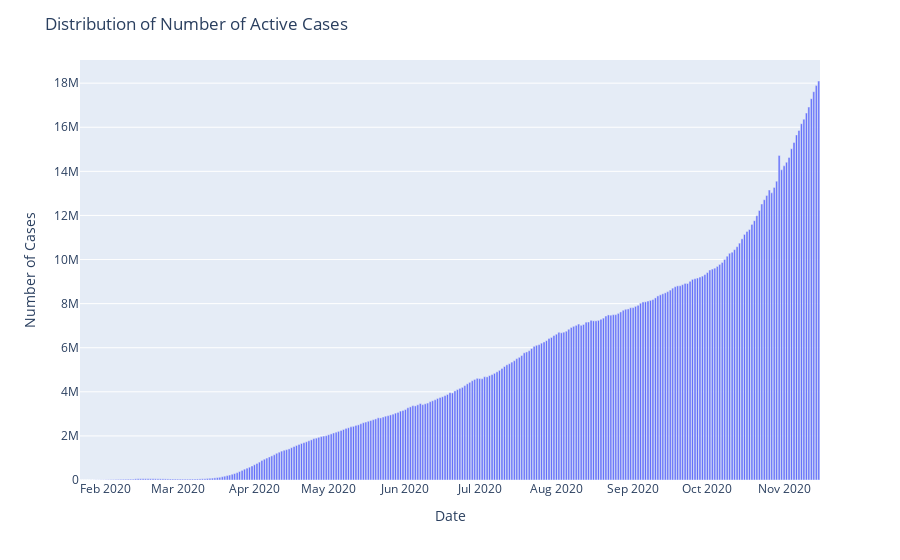

Notebook cell for this chart:
### Code cell
fig=px.bar(x=datewise.index,y=datewise["Confirmed"]-datewise["Recovered"]-datewise["Deaths"])
fig.update_layout(title="Distribution of Number of Active Cases",
                  xaxis_title="Date",yaxis_title="Number of Cases",)
fig.show()

### Figure 1 — Plotly figure (JSON) as saved in the notebook; plotly's stock layout.template omitted (floating-point values rounded to 4 significant figures; data arrays with more than 128 entries replaced by an {"elided": "..."} marker saying what was removed)
{"data": [{"hovertemplate": "x=%{x}<br>y=%{y}<extra></extra>", "legendgroup": "", "marker": {"color": "#636efa", "pattern": {"shape": ""}}, "name": "", "orientation": "v", "showlegend": false, "textposition": "auto", "type": "bar", "x": {"elided": "299 str values"}, "xaxis": "x", "y": {"elided": "299 float values"}, "yaxis": "y"}], "layout": {"barmode": "relative", "legend": {"tracegroupgap": 0}, "margin": {"t": 60}, "title": {"text": "Distribution of Number of Active Cases"}, "xaxis": {"anchor": "y", "domain": [0, 1], "title": {"text": "Date"}}, "yaxis": {"anchor": "x", "domain": [0, 1], "title": {"text": "Number of Cases"}}}}
